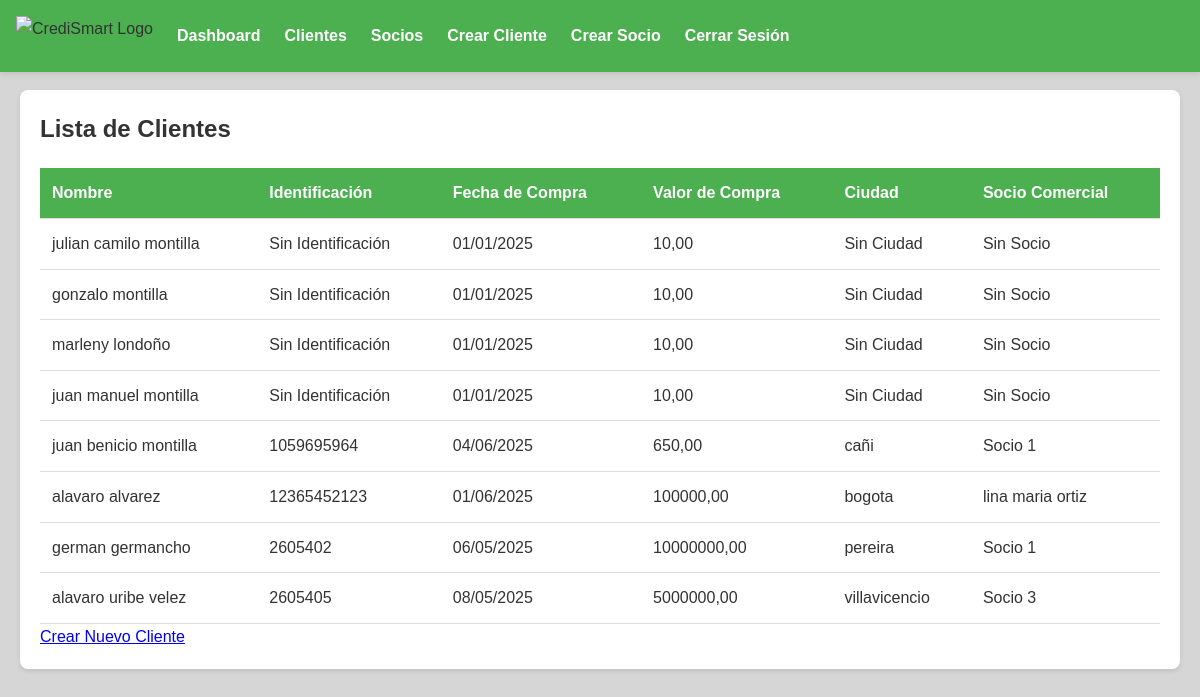
Screenshot of /clients/ (signed in) with the database file from the repository.
### businessapp/models.py (models this page shows, shortened)
class Client(models.Model):
    name = models.CharField(max_length=100)
    identification = models.CharField(max_length=20, unique=True, null=True, blank=True)
    email = models.EmailField()
    phone = models.CharField(max_length=15)
    purchase_date = models.DateField()
    purchase_value = models.DecimalField(max_digits=10, decimal_places=2)
    city = models.CharField(max_length=100, null=True, blank=True)  # Permitir nulos temporalmente  # Sin null=True ni blank=True
    business_partner = models.ForeignKey(BusinessPartner, on_delete=models.SET_NULL, null=True, blank=True)
    created_at = models.DateTimeField(auto_now_add=True)

class BusinessPartner(models.Model):
    name = models.CharField(max_length=100)
    city = models.CharField(max_length=100)
    affiliation_date = models.DateField(null=True, blank=True)
    sales_history = models.TextField(null=True, blank=True)

### businessapp/views.py (the view)
# urls.py: path('clients/', views.client_list, name='client_list'),
@login_required
def client_list(request):
    if not request.user.is_authenticated:
        return redirect('login')
    clients = Client.objects.all()
    return render(request, 'businessapp/client_list.html', {'clients': clients})

### businessapp/templates/businessapp/client_list.html (shortened to what this page needs)
{% extends 'businessapp/base.html' %}
{% block content %}
    <div class="card">
        <h2>Lista de Clientes</h2>
        <table>
            <tr>
                <th>Nombre</th>
                <th>Identificación</th>
                <th>Fecha de Compra</th>
                <th>Valor de Compra</th>
                <th>Ciudad</th>
                <th>Socio Comercial</th>
            </tr>
            {% for client in clients %}
                <tr>
                    <td>{{ client.name }}</td>
                    <td>{% if client.identification %}{{ client.identification }}{% else %}Sin Identificación{% endif %}</td>
                    <td>{% if client.purchase_date %}{{ client.purchase_date|date:"d/m/Y" }}{% else %}Sin Fecha{% endif %}</td>
                    <td>{% if client.purchase_value %}{{ client.purchase_value }}{% else %}Sin Valor{% endif %}</td>
                    <td>{% if client.city %}{{ client.city }}{% else %}Sin Ciudad{% endif %}</td>
                    <td>{% if client.business_partner %}{{ client.business_partner.name }}{% else %}Sin Socio{% endif %}</td>
                </tr>
            {% endfor %}
        </table>
        <a href="{% url 'create_client' %}">Crear Nuevo Cliente</a>
    </div>
{% endblock %}

### businessapp/static/css/style.css (style rules this page uses)
* { margin: 0; padding: 0; box-sizing: border-box; }
body { font-family: Arial, sans-serif; background-color: #d6d6d6; color: #333; line-height: 1.6; }
.card { background: white; padding: 20px; margin-bottom: 20px; border-radius: 8px; box-shadow: 0 2px 5px rgba(0,0,0,0.1); }
table { width: 100%; border-collapse: collapse; margin-top: 20px; }
th, td { padding: 12px; text-align: left; border-bottom: 1px solid #ddd; }
th { background-color: #4CAF50; color: white; }

### rows the page displays
Client: name "julian camilo montilla", shows "Sin Identificación", purchase_date "01/01/2025", purchase_value "10,00", shows "Sin Ciudad", shows "Sin Socio"
Client: name "gonzalo montilla", shows "Sin Identificación", purchase_date "01/01/2025", purchase_value "10,00", shows "Sin Ciudad", shows "Sin Socio"
Client: name "marleny londoño", shows "Sin Identificación", purchase_date "01/01/2025", purchase_value "10,00", shows "Sin Ciudad", shows "Sin Socio"
Client: name "juan manuel montilla", shows "Sin Identificación", purchase_date "01/01/2025", purchase_value "10,00", shows "Sin Ciudad", shows "Sin Socio"
Client: name "juan benicio montilla", identification "1059695964", purchase_date "04/06/2025", purchase_value "650,00", city "cañi", business_partner.name "Socio 1"
Client: name "alavaro alvarez", identification "12365452123", purchase_date "01/06/2025", purchase_value "100000,00", city "bogota", business_partner.name "lina maria ortiz"
Client: name "german germancho", identification "2605402", purchase_date "06/05/2025", purchase_value "10000000,00", city "pereira", business_partner.name "Socio 1"
Client: name "alavaro uribe velez", identification "2605405", purchase_date "08/05/2025", purchase_value "5000000,00", city "villavicencio", business_partner.name "Socio 3"
